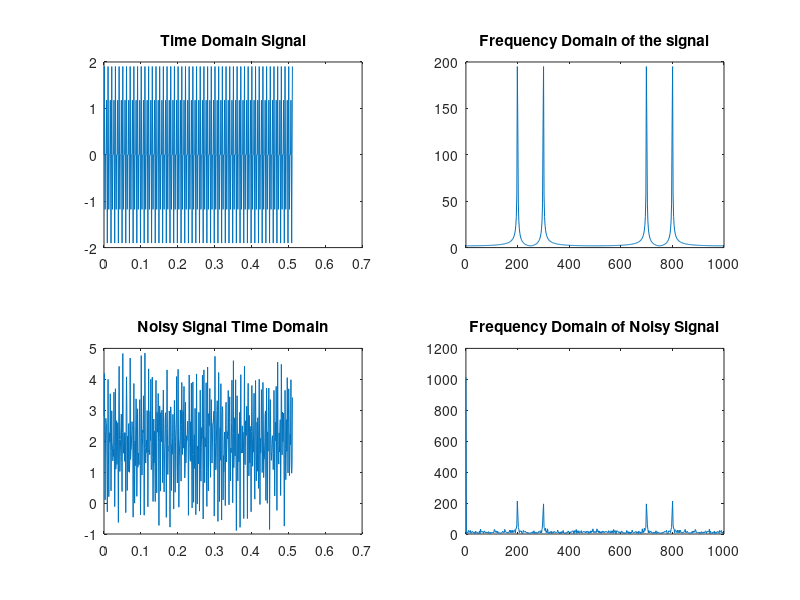

The MATLAB source for this figure:
clc
clear all
close all
fs = 1000;
N = 512;
t = (0:N-1)/fs;
x1 = sin(2*pi*200*t);
x2 = sin(2*pi*300*t);
x = x1+x2;
noise = 1+2*rand(size(t));
xN = x+noise;
xk = fft(x);
xNk = fft(xN);
f = ((0:N-1)*fs)/N;
y1 = ifft(xk);
y2 = ifft(xNk);
subplot(2,2,1)
plot(t,y1);
title('Time Domain Signal');
subplot(2,2,2)
plot(f,abs(xk));
title('Frequency Domain of the signal');
subplot(2,2,3)
plot(t,y2);
title('Noisy Signal Time Domain');
subplot(2,2,4)
plot(f,abs(xNk));
title('Frequency Domain of Noisy Signal');